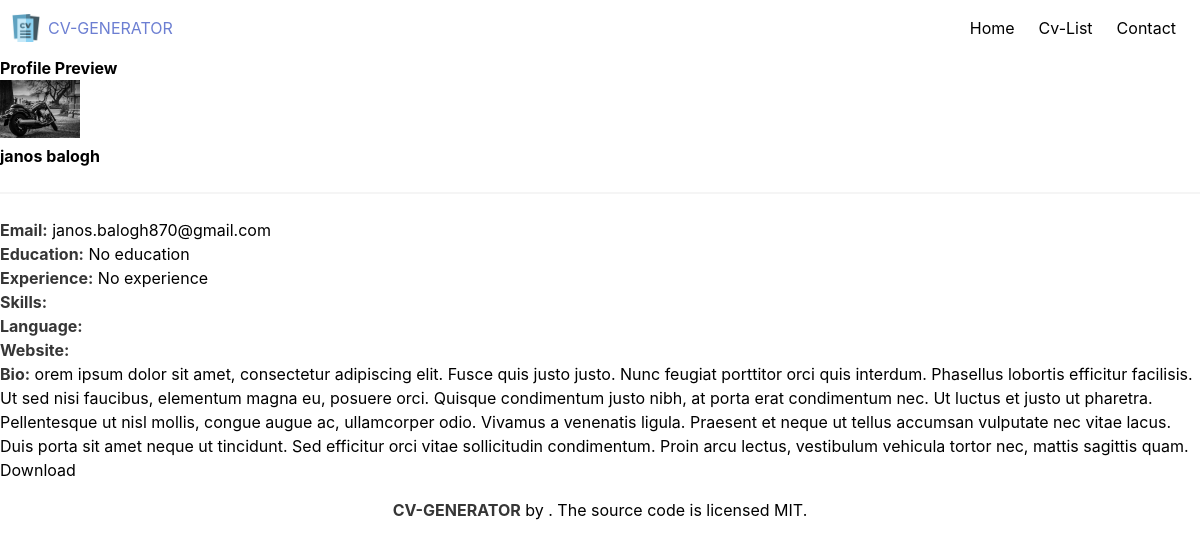
The page /cv/preview/20/ on the database its author committed.
### cv_app/models.py (models this page shows, shortened)
class UserProfile(models.Model):
    objects = None
    full_name = models.CharField(max_length=255)
    email = models.EmailField()
    bio = models.TextField()
    profile_picture = models.ImageField(upload_to='media/profile_pictures/')
    profession = models.CharField(max_length=200, blank=True)
    education = models.CharField(max_length=200, default='No education')
    experience = models.CharField(max_length=200, default='No experience')
    skills = models.CharField(max_length=200, default='')
    languages = models.CharField(max_length=200, default='')
    website = models.CharField(max_length=200, default='')

### cv_app/views.py (the view)
# urls.py: path('preview/<int:user_id>/', preview, name='preview'),
def preview(request, user_id):
    user_profile = UserProfile.objects.get(id=user_id)
    return render(request, 'cv_app/preview.html', {'user_profile': user_profile})

### cv_app/templates/cv_app/preview.html (shortened to what this page needs)
{% extends 'cv_app/base.html' %}
{% load static %}
{% block content %}
{% include 'cv_app/navbar.html' %}
<div class="preview">
    <h2>Profile Preview</h2>
    <div>
        <figure>
            <img alt="Profile Picture" src="{{ user_profile.profile_picture.url }}" width="80">
        </figure>
        <div>
            <h1>{{ user_profile.full_name }}</h1>
        </div>
    </div>
    <hr>
    <div>
        <p><strong>Email:</strong> {{ user_profile.email }}</p>
        <p><strong>Education:</strong> {{ user_profile.education }}</p>
        <p><strong>Experience:</strong> {{ user_profile.experience }}</p>
        <p><strong>Skills:</strong> {{ user_profile.skills }}</p>
        <p><strong>Language:</strong> {{ user_profile.language }}</p>
        <p><strong>Website:</strong> {{ user_profile.website }}</p>
        <p><strong>Bio:</strong> {{ user_profile.bio }}</p>
        <a href="{% url 'convert_to_pdf' user_id=user_profile.id  %}" target="_blank">Download</a>
    </div>
</div>
{% include 'cv_app/footer.html' %}
{% endblock %}

### cv_app/static/css/styles.css (style rules this page uses)
body { background: #fff; color: #000; overflow: auto; }
h1, h2, h3, h4, h5 { font-weight: bold; }
a { text-decoration: none; color: #000; }

### rows shown on the page
UserProfile: profile_picture (picture), full_name "janos balogh", email "janos.balogh870@gmail.com", education "No education", experience "No experience", bio "orem ipsum dolor sit amet, consectetur adipiscing elit. Fusce quis justo justo. Nunc feugiat porttitor orci quis interdum. Phasellus lobortis efficitur facilisis. Ut sed nisi faucibus, elementum magna eu, posuere orci. Quisque condimentum justo nibh, at porta erat condimentum nec. Ut luctus et justo ut pharetra. Pellentesque ut nisl mollis, congue augue ac, ullamcorper odio. Vivamus a venenatis ligula. Praesent et neque ut tellus accumsan vulputate nec vitae lacus. Duis porta sit amet neque ut tincidunt. Sed efficitur orci vitae sollicitudin condimentum. Proin arcu lectus, vestibulum vehicula tortor nec, mattis sagittis quam."
